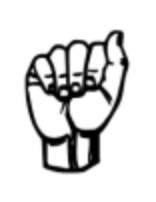
#> input picture alphabet_dictionary/a.PNG, 156 x 202 px; its folder holds only this picture in this run
$ python hand.py
#> lines starting #> are read from the running program, lines starting #| are printed output that depends on the picture; after the words box and inside, x2 and y2 are one past the last pixel; in counts of white or black regions, pixels touching at a corner belong together
import numpy as np
import cv2

class Hand:
    def __init__(self, file_name=None, image=None):

        if file_name:
            self.file_name = file_name
            im_name = self.file_name
            self.image = cv2.imread(im_name)
        if image is not None:
            self.image = image


        imgray = cv2.cvtColor(self.image, cv2.COLOR_BGR2GRAY)
        ret, thresh = cv2.threshold(imgray, 127, 255, 0)
        self.contours, hierarchy = cv2.findContours(thresh, cv2.RETR_TREE, cv2.CHAIN_APPROX_SIMPLE)


        self.all_counter_hull_areas = {}

        for i in range(1,len(self.contours)):
            counter_hull = cv2.convexHull(self.contours[i])
            counter_hull_area = cv2.contourArea(counter_hull)
            self.all_counter_hull_areas[counter_hull_area] = i

        try:
            biggest_hull_area = (max(self.all_counter_hull_areas.keys()))
            hand_counter_index = self.all_counter_hull_areas[biggest_hull_area]

            self.hand_counter = self.contours[hand_counter_index]
            self.hand_convex_hull = cv2.convexHull(self.hand_counter)
            self.hand_convex_hull_area = cv2.contourArea(self.hand_convex_hull)
            cv2.drawContours(self.image, [self.hand_counter], 0, (0,0,255), 3)
        except:
            print("blank")


            #cv2.drawContours(self.image, [self.hand_counter], 0, (0,0,255), 3)


    def show_hand_counter(self):
        # im_name = self.file_name
        # im = self.image

        # hand_counter = contours[hand_counter_index]

        cv2.drawContours(self.image, [self.hand_counter], 0, (0,0,255), 3)

        cv2.imshow('frame',self.image)

        cv2.waitKey(0)
        cv2.destroyAllWindows()


import glob
all_hand_pics = [f for f in glob.glob("*.PNG")] # based off of alphabet_dictionary folder - make sure that you are pointing to it

for hand in all_hand_pics:
    im_name = hand
    letter = Hand(file_name = im_name)
    letter.show_hand_counter()
#> this loop made 1 pass
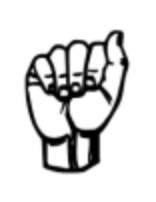
#> input picture alphabet_dictionary/a.PNG, 156 x 202 px
#> pass 1, in __init__, `ret, thresh = cv2.threshold(imgray, 127, 255, 0)`:
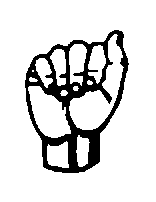
#> thresh: shape (202, 156); 86.2% white; 1 black region, box (x1, y1, x2, y2) and area: (25, 30, 129, 173) 4362
#> pass 1, in show_hand_counter, `cv2.imshow('frame',self.image)`:
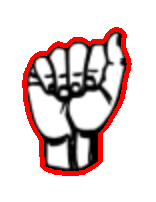
#> window 'frame': shape (202, 156, 3); mean B, G, R 210.8, 210.8, 226.6

$ run again, on alphabet_dictionary/f.PNG
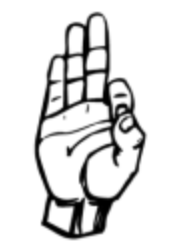
#> input picture alphabet_dictionary/f.PNG, 177 x 251 px
#> the loop `for hand in all_hand_pics:` made 1 pass
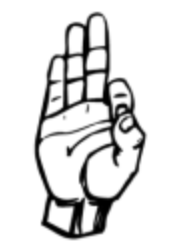
#> input picture alphabet_dictionary/f.PNG, 177 x 251 px
#> pass 1, in __init__, `ret, thresh = cv2.threshold(imgray, 127, 255, 0)`:
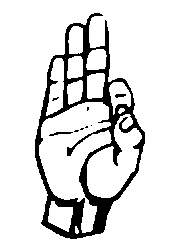
#> thresh: shape (251, 177); 87.5% white; 9 black regions (6 under 20 px), largest, box (x1, y1, x2, y2) and area: (35, 13, 145, 239) 5436, (49, 132, 73, 136) 47, (115, 94, 126, 98) 32
#> pass 1, in show_hand_counter, `cv2.imshow('frame',self.image)`:
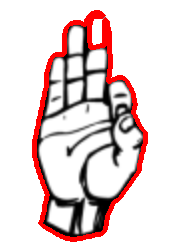
#> window 'frame': shape (251, 177, 3); mean B, G, R 212.4, 212.4, 230.1

$ run again, on alphabet_dictionary/g.PNG
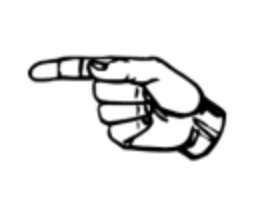
#> input picture alphabet_dictionary/g.PNG, 278 x 202 px
#> the loop `for hand in all_hand_pics:` made 1 pass
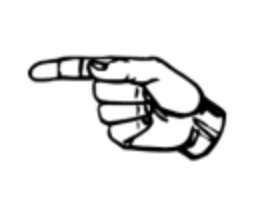
#> input picture alphabet_dictionary/g.PNG, 278 x 202 px
#> pass 1, in __init__, `ret, thresh = cv2.threshold(imgray, 127, 255, 0)`:
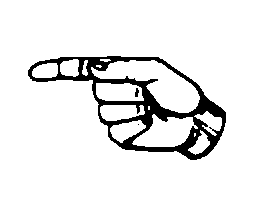
#> thresh: shape (202, 278); 91.9% white; 3 black regions (1 under 20 px), largest, box (x1, y1, x2, y2) and area: (28, 56, 226, 160) 4539, (135, 88, 139, 97) 26
#> pass 1, in show_hand_counter, `cv2.imshow('frame',self.image)`:
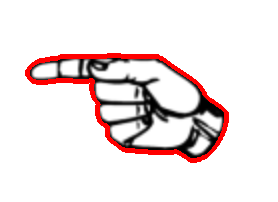
#> window 'frame': shape (202, 278, 3); mean B, G, R 228.1, 228.1, 239
